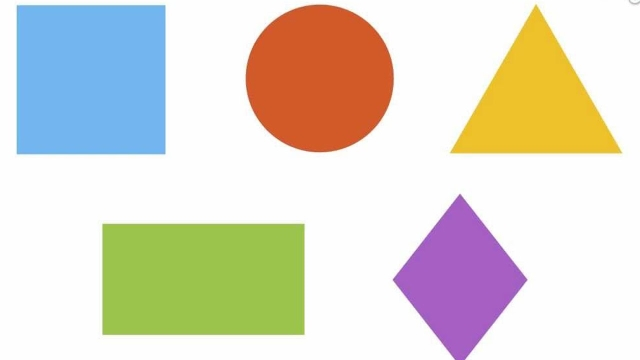
#> input picture Python/proyectos/proyecto_monedas_contorno/figuras_geometricas_prueba.jpg, 640 x 360 px, found by its file name
$ python cv_dos.py
#> lines starting #> are read from the running program, lines starting #| are printed output that depends on the picture; after the words box and inside, x2 and y2 are one past the last pixel; in counts of white or black regions, pixels touching at a corner belong together
import cv2


#
imagen=cv2.imread("figuras_geometricas_prueba.jpg")
#> imagen is the input picture: shape (360, 640, 3); mean B, G, R 204.1, 217.5, 222
imagenEscalaGrises = cv2.cvtColor(imagen,cv2.COLOR_BGR2GRAY)
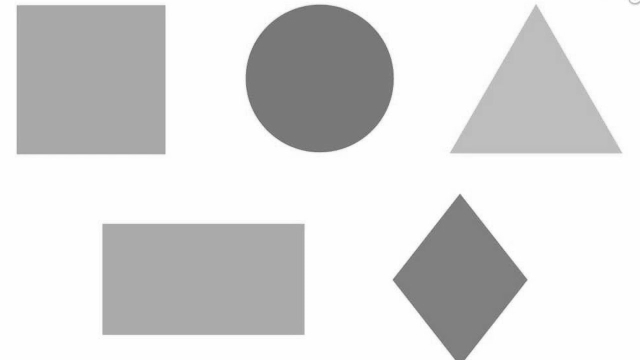
#> imagenEscalaGrises: shape (360, 640); min 106, max 255, mean 217.3
_ , imagenEnUmbral = cv2.threshold(imagenEscalaGrises,210,255,cv2.THRESH_BINARY)
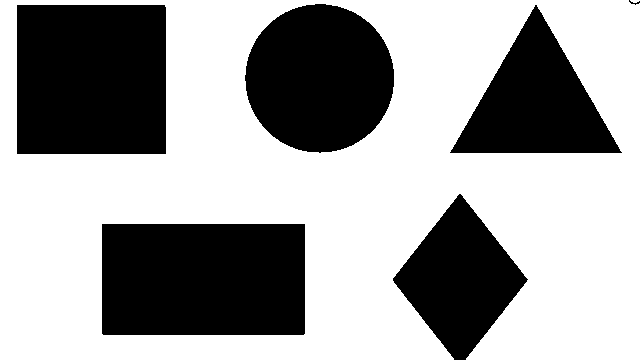
#> imagenEnUmbral: shape (360, 640); 62.4% white; 6 black regions (1 under 20 px)
contorno, jerarquia = cv2.findContours(imagenEnUmbral,cv2.RETR_LIST,cv2.CHAIN_APPROX_SIMPLE)
#> contorno = 6 contours, 1 with area under 20; largest, box (x1, y1, x2, y2) and area: (0, 0, 640, 360) 217468, (101, 223, 306, 336) 22843, (16, 4, 167, 155) 22496, (244, 3, 395, 154) 17526, (449, 4, 623, 154) 13026; jerarquia = [[1, -1, -1, -1], [2, 0, -1, -1], [3, 1, -1, -1], [4, 2, -1, -1], [5, 3, -1, -1], [-1, 4, -1, -1]]
cv2.drawContours(imagen, contorno, -1, (100,100,100), 3)
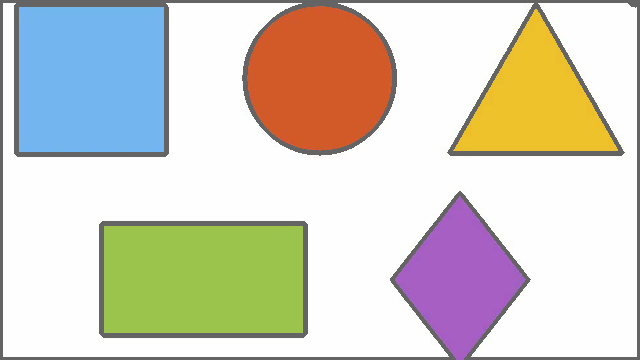
#> imagen: shape (360, 640, 3); 7.8% of pixels changed, all inside (x1, y1, x2, y2) = (0, 0, 640, 360)

#mostrar
cv2.imshow("imagen a color",imagen)
cv2.imshow("Imagen en escala de grises", imagenEscalaGrises)
cv2.imshow("Imgaen umbral", imagenEnUmbral)

cv2.waitKey(0)
cv2.destroyAllWindows()
